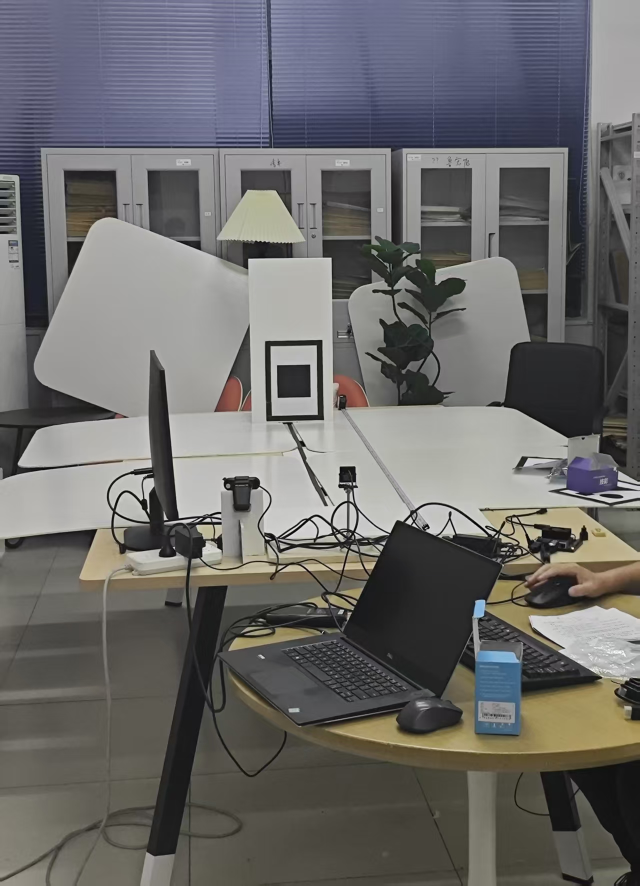
#> input picture images/场景搭建.jpg, 1280 x 1771 px, given in place of the camera (shown at 1/2 size)
$ python FH4.py
#> lines starting #> are read from the running program, lines starting #| are printed output that depends on the picture; after the words box and inside, x2 and y2 are one past the last pixel; in counts of white or black regions, pixels touching at a corner belong together
#> further down, img is the input picture: shape (1771, 1280, 3); mean B, G, R 105.5, 106.2, 107.2
import cv2
import numpy as np

# 实际矩形框宽高
REAL_W, REAL_H = 20, 31    # 改成你的实际宽和高
RECT_W, RECT_H = 200, 310  # 校正输出尺寸，比例一致即可

def find_largest_rect(img):
    gray = cv2.cvtColor(img, cv2.COLOR_BGR2GRAY)
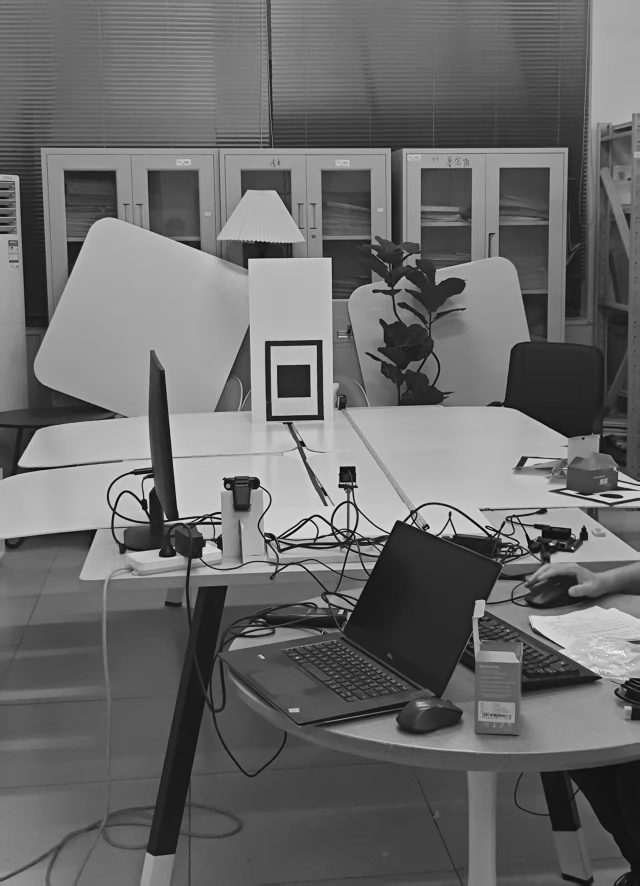
#> gray: shape (1771, 1280) (shown at 1/2 size); min 0, max 255, mean 106.5
    gray = cv2.GaussianBlur(gray, (5, 5), 0)
    edged = cv2.Canny(gray, 50, 150)
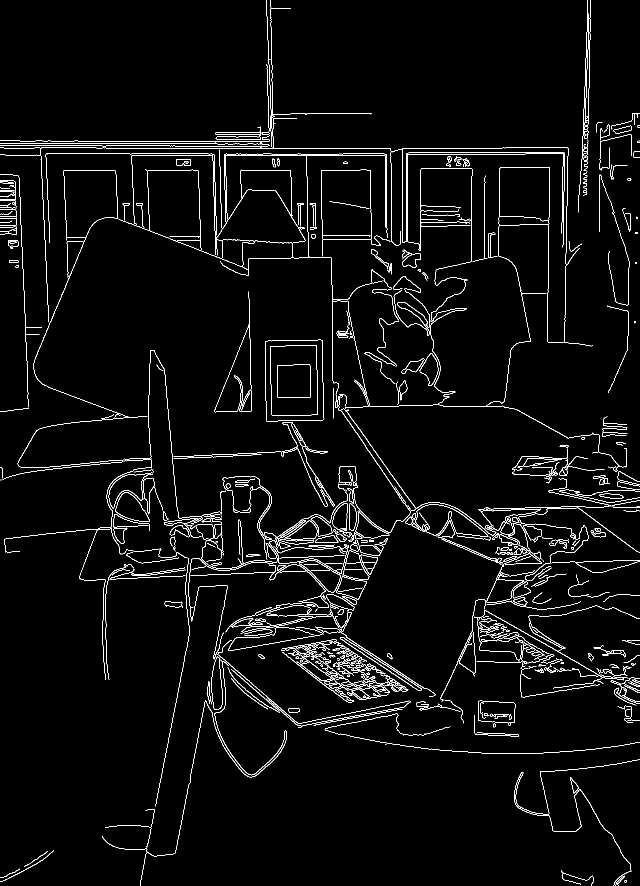
#> edged: shape (1771, 1280) (shown at 1/2 size); 3.2% white in thin lines or dots
    cnts, _ = cv2.findContours(edged, cv2.RETR_EXTERNAL, cv2.CHAIN_APPROX_SIMPLE)
#> cnts = 512 contours, 340 with area under 20; largest, box (x1, y1, x2, y2) and area: (530, 679, 649, 843) 18391, (539, 1080, 696, 1148) 4263, (956, 1401, 1031, 1451) 2969, (231, 985, 300, 1044) 2386, (685, 1101, 739, 1160) 1809
    cnts = sorted(cnts, key=cv2.contourArea, reverse=True)
    for c in cnts:
        peri = cv2.arcLength(c, True)
        approx = cv2.approxPolyDP(c, 0.02 * peri, True)
        if len(approx) == 4:
            return np.array(approx).reshape(4,2)
#> this loop made 1 pass
#> (peri, approx) on pass 1: (553.5, [[644, 680], [530, 683], [533, 842], [647, 839]])
#> `rect_pts = find_largest_rect(img)`: rect_pts = [[644, 680], [530, 683], [533, 842], [647, 839]]
    return None

def order_points(pts):
    rect = np.zeros((4, 2), dtype="float32")
    s = pts.sum(axis=1)
#> s = [1324, 1213, 1375, 1486]
    rect[0] = pts[np.argmin(s)]
    rect[2] = pts[np.argmax(s)]
    diff = np.diff(pts, axis=1)
#> diff = [36, 153, 309, 192]
    rect[1] = pts[np.argmin(diff)]
    rect[3] = pts[np.argmax(diff)]
    return rect

# cap = cv2.VideoCapture(0, cv2.CAP_V4L2)
cap = cv2.VideoCapture(0)


cap.set(cv2.CAP_PROP_FRAME_WIDTH, 1280)
cap.set(cv2.CAP_PROP_FRAME_HEIGHT, 960)

while True:
    ret, img = cap.read()
    if not ret:
        continue

    display = img.copy()
    rect_pts = find_largest_rect(img)
    ratio, real_area_square, edge_length = 0, 0, 0

    if rect_pts is not None:
        rect_pts = order_points(rect_pts)
#> rect_pts = [[530, 683], [644, 680], [647, 839], [533, 842]]
        dst_pts = np.array([[0,0],[RECT_W-1,0],[RECT_W-1,RECT_H-1],[0,RECT_H-1]], dtype="float32")
        M = cv2.getPerspectiveTransform(rect_pts, dst_pts)
#> M = [[1.74, -0.0329, -902.2], [0.0511, 1.94, -1353.8], [0, 0, 1]]
        warp = cv2.warpPerspective(img, M, (RECT_W, RECT_H))

        gray_warp = cv2.cvtColor(warp, cv2.COLOR_BGR2GRAY)
        h, w = gray_warp.shape
#> h = 310; w = 200
        roi = gray_warp[h//5: h*4//5, w//5: w*4//5]
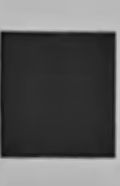
#> roi: shape (186, 120); min 9, max 204, mean 91.7
        _, mask = cv2.threshold(roi, 0, 255, cv2.THRESH_BINARY_INV + cv2.THRESH_OTSU)
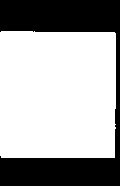
#> mask: shape (186, 120); 65.4% white; 1 black region
        contours, _ = cv2.findContours(mask, cv2.RETR_EXTERNAL, cv2.CHAIN_APPROX_SIMPLE)
#> contours = 1 contour; box (x1, y1, x2, y2) and area: (0, 31, 116, 158) 14360
        square_area = 0
        square_rect = None
        for c in contours:
            area = cv2.contourArea(c)
            x, y, ww, hh = cv2.boundingRect(c)
            if 0.1*w*w < area < 0.7*w*w and 0.7 < ww/hh < 1.3:
                square_area = area
                square_rect = (x, y, ww, hh)
                cv2.rectangle(warp, (w//5+x, h//5+y), (w//5+x+ww, h//5+y+hh), (255,0,0), 2)
                break
#> this loop made 1 pass
#> (area, x, y, ww, hh, square_area) on pass 1: (14360.5, 0, 31, 116, 127, 14360.5)
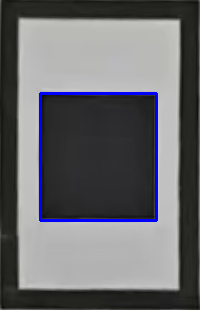
#> warp: shape (310, 200, 3); mean B, G, R 109.8, 105.6, 105.3

        total_area = RECT_W * RECT_H
        ratio = square_area / total_area if total_area > 0 else 0
#> ratio = 0.232
        real_area_total = REAL_W * REAL_H
        real_area_square = ratio * real_area_total
#> real_area_square = 143.6
        edge_length = np.sqrt(real_area_square) if real_area_square > 0 else 0
#> edge_length = 11.98

        # ✅ 终端输出
        print(f"比例: {ratio:.3f} | 方形面积: {real_area_square:.2f} cm² | 边长: {edge_length:.2f} cm")
#| 比例: 0.232 | 方形面积: 143.61 cm² | 边长: 11.98 cm

        # 画面标注
        text = f"Ratio: {ratio:.3f} | Edge: {edge_length:.2f}"
#> text = 'Ratio: 0.232 | Edge: 11.98'
        cv2.putText(display, text, (30, 50), cv2.FONT_HERSHEY_SIMPLEX, 1.1, (0,0,255), 3)
        cv2.polylines(display, [rect_pts.astype(int)], True, (0,255,0), 2)
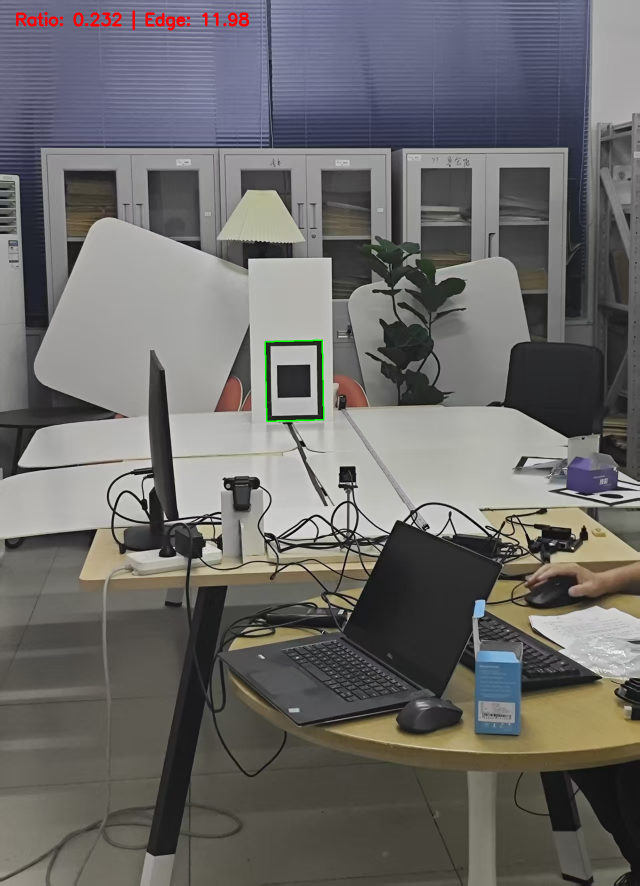
#> display: shape (1771, 1280, 3) (shown at 1/2 size); mean B, G, R 105.2, 106.1, 107.4
        cv2.imshow("Warped Rectified", warp)
    else:
        cv2.putText(display, "No rect detected!", (30, 50), cv2.FONT_HERSHEY_SIMPLEX, 1.1, (0,0,255), 3)

    scale = 0.5
    display_small = cv2.resize(display, (0, 0), fx=scale, fy=scale)
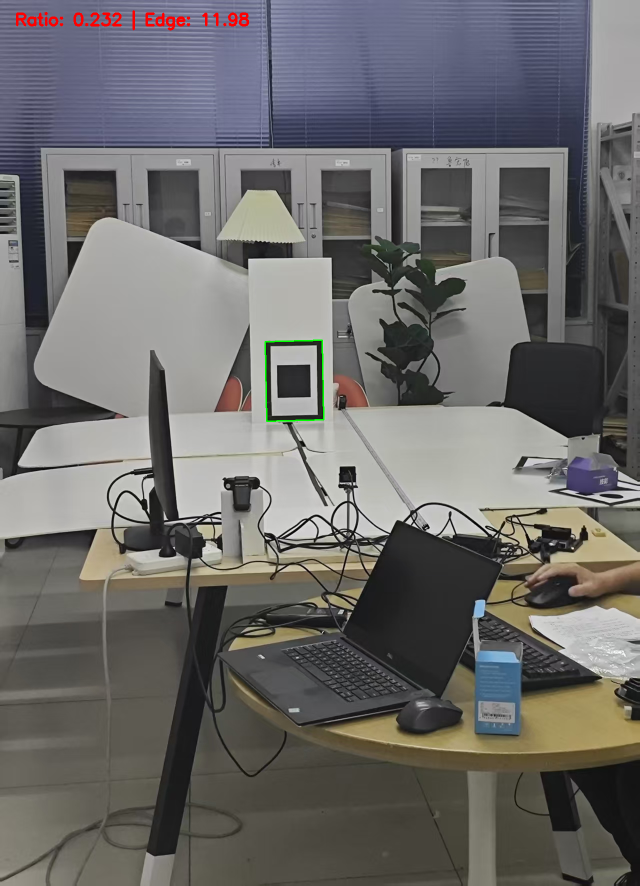
#> display_small: shape (886, 640, 3); mean B, G, R 105.3, 106.2, 107.6
    cv2.imshow("Camera", display_small)

    if cv2.waitKey(1) & 0xFF in (27, ord('q')):
#> (key q is pressed here)
        break

cap.release()
cv2.destroyAllWindows()

$ run again, on images/硬件连线图.jpg
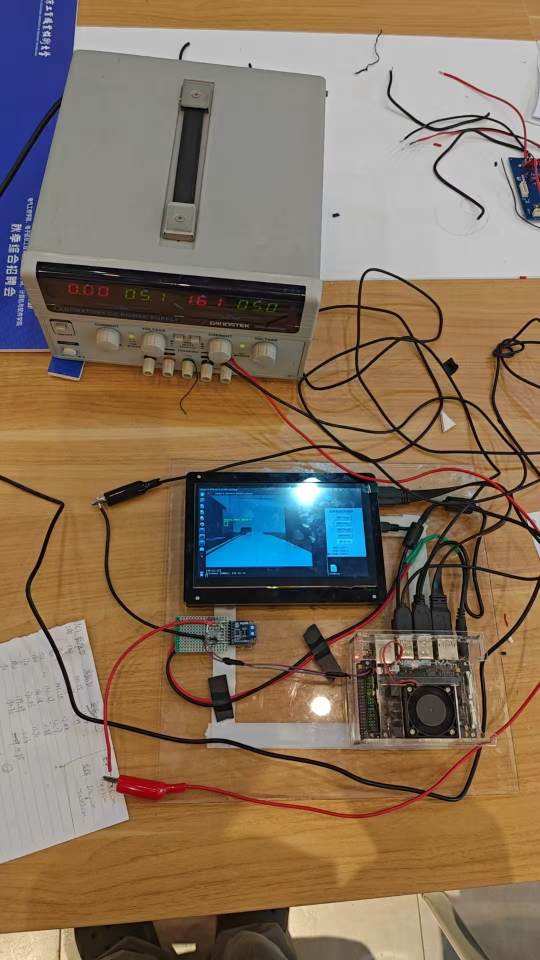
#> input picture images/硬件连线图.jpg, 1080 x 1920 px, given in place of the camera (shown at 1/2 size)
#> img is the input picture: shape (1920, 1080, 3); mean B, G, R 93, 113.2, 132.4
#> edged: shape (1920, 1080); 3.8% white in thin lines or dots
#> cnts = 638 contours, 403 with area under 20; largest, box (x1, y1, x2, y2) and area: (720, 681, 878, 855) 15531, (752, 890, 1048, 983) 12838, (721, 541, 880, 681) 11832, (601, 753, 787, 863) 11508, (833, 797, 962, 902) 7832
#> the loop in find_largest_rect, `for c in cnts:` made 7 passes
#> peri on passes 1 to 6: 513.6, 1530.3, 497.9, 525.6, 399.2, 422.1
#> `rect_pts = find_largest_rect(img)`: rect_pts = [[721, 617], [718, 689], [819, 671], [791, 631]]
#> s = [1338, 1407, 1490, 1422]
#> diff = [-104, -29, -148, -160]
#> `rect_pts = order_points(rect_pts)`: rect_pts = [[721, 617], [791, 631], [819, 671], [718, 689]]
#> M = [[-2.07, -0.0862, 1545.4], [1.87, -9.37, 4427.8], [0.00897, -0.014, 1]]
#> mask: shape (186, 120); 52.4% white; 6 black regions (1 under 20 px)
#> contours = 4 contours; box (x1, y1, x2, y2) and area: (0, 0, 120, 125) 11093, (100, 154, 120, 186) 338, (38, 173, 51, 183) 62, (50, 178, 59, 185) 25
#> the loop `for c in contours:` made 4 passes
#> (area, x, y, ww, hh, square_area) on pass 4: (11093, 0, 0, 120, 125, 11093)
#> after the loop `for c in contours:`:
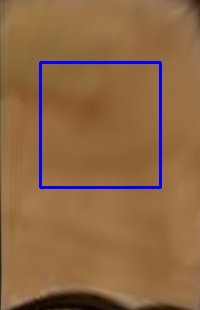
#> warp: shape (310, 200, 3); mean B, G, R 67.9, 103.1, 141.9
#> ratio = 0.179
#> real_area_square = 110.9
#> edge_length = 10.53
#| 比例: 0.179 | 方形面积: 110.93 cm² | 边长: 10.53 cm
#> text = 'Ratio: 0.179 | Edge: 10.53'
#> `display_small = cv2.resize(display, (0, 0), fx=scale, fy=scale)`:
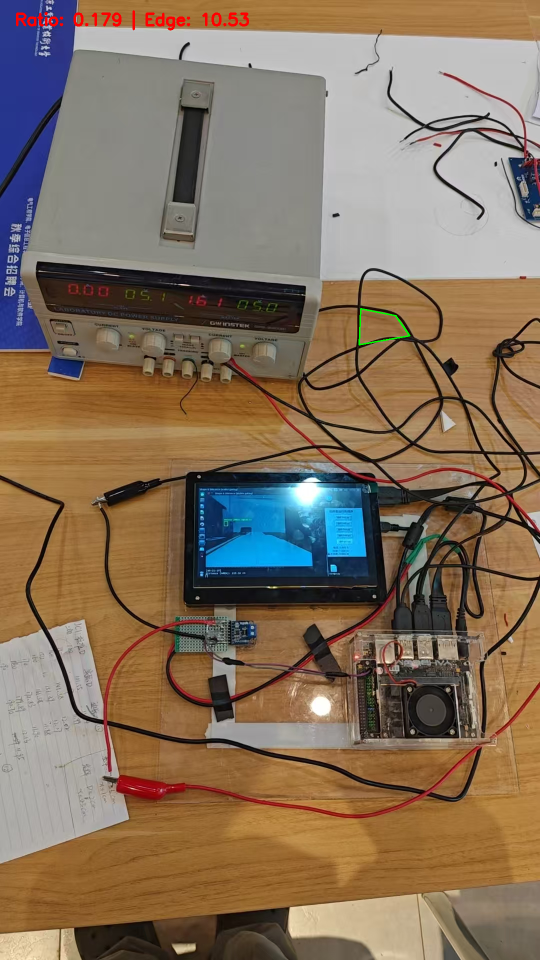
#> display_small: shape (960, 540, 3); mean B, G, R 93, 113.2, 132.7
